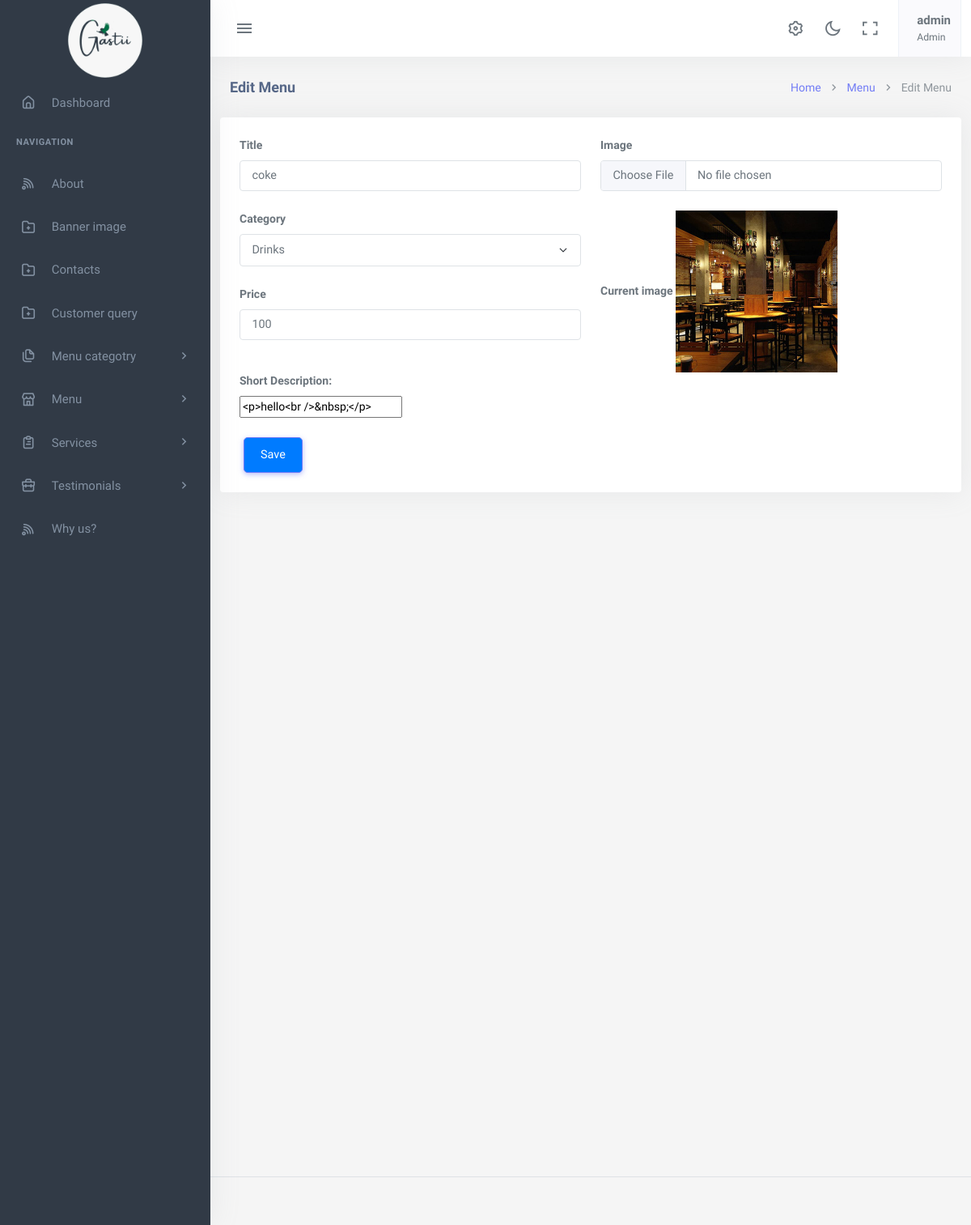
/menu/edit/coke/ (signed in), run on the app's committed database.
### app/models.py (models this page shows, shortened)
class Menu(models.Model):
    categori = models.ForeignKey(MenuCategories,on_delete=models.CASCADE ,related_name='categories')
    name = models.CharField(max_length=150)
    price = models.PositiveIntegerField()
    image = models.ImageField(upload_to='menuimage/')
    short_discriptions =RichTextField(max_length=150)
    item_slug = AutoSlugField(populate_from ='name', unique=True, default=None)
    class Meta:
        ordering= ['id',]

### app/views.py (the view, shortened to what this page needs)
# urls.py: path('menu/edit/<str:item_slug>/', views.MenuAddEditView.as_view(), name='menu-edit'),
@method_decorator([login_required(login_url='login'), superadmin_required], name='dispatch')
class MenuAddEditView(View):
    def get(self, request, item_slug=None):
        if item_slug:
            menu_item = get_object_or_404(Menu, item_slug=item_slug)
            form = MenuForm(instance=menu_item)
        else:
            form = MenuForm()
        return render(request, 'app/menu_edit.html', {'form': form})

### app/forms.py
class MenuForm(forms.ModelForm):
    short_discriptions = forms.CharField(widget=CKEditorWidget())
    class Meta:
        model = Menu
        fields = '__all__'

### app/templates/app/menu_edit.html (shortened to what this page needs)
{% extends 'app/base.html' %}
{% load static %}
{% block content %}
    <div class="content-page">
        <div class="content">
            <div class="container-fluid">
                <div class="row">
                    <div class="col-12">
                        <div class="page-title-box">
                            <div class="page-title-right">
                                <ol class="breadcrumb m-0">
                                    <li class="breadcrumb-item"><a href="{% url 'index'%}">Home</a></li>
                                    <li class="breadcrumb-item"><a href="{% url 'menu-list'%}">Menu</a></li>
                                    <li class="breadcrumb-item active">{% if form.instance.id %}Edit{% else %}Add{% endif %} Menu</li>
                                </ol>
                            </div>
                            <h4 class="page-title">Edit Menu</h4>
                        </div>
                    </div>
                </div>
            </div>
            <div class="card">
                <div class="card-body">
                    <form method="post" enctype="multipart/form-data" class="custom-form">
                        <div class="row">
                            <div class="col-md-6">
                                <div class="mb-3">
                                    <label class="form-label">Title</label>
                                    <input type="text" id="{{ form.name.id_for_label }}" class="form-control" name="{{ form.name.name }}" value="{% if form.instance.id %}{{ form.name.value }}{% endif %}">
                                </div>
                                <div class="mb-3">
                                    <label for="{{ form.categori.id_for_label }}" class="form-label">Category</label>
                                    <select id="{{ form.categori.id_for_label }}" class="form-select" name="{{ form.categori.name }}">
                                        {% for category in form.categori.field.queryset %}
                                        <option value="{{ category.pk }}" {% if category.pk == form.categori.value %}selected{% endif %}>
                                            {{ category.categori_name }}
                                        </option>
                                        {% endfor %}
                                    </select>
                                </div>
                                <div class="mb-3">
                                    <label for="{{ form.price.id_for_label }}" class="form-label">Price</label>
                                    <input type="number" id="{{ form.price.id_for_label }}" class="form-control" name="{{ form.price.name }}" value="{{ form.price.value }}">
                                </div>
                            </div>
                            <div class="col-md-6">
                                <div class="mb-3">
                                    <label for="{{ form.image.id_for_label }}" class="form-label">Image</label>
                                    <input type="file" id="{{ form.image.id_for_label }}" class="form-control" name="{{ form.image.name }}">
                                </div>
                                <div class="form-group">
                                    <label class="form-label">Current image</label>
                                    {% if form.instance.image %}
                                        <img src="{{ form.instance.image.url }}" style="max-height: 200px; max-width: 200px;" alt="Current image" class="current-image">
                                    {% else %}
                                        <p>No image available</p>
                                    {% endif %}
                                </div>
                            </div><br>
                            <div class="mb-3">
                                <label for="{{ form.short_discriptions.id_for_label }}" class="form-label">Short Description:</label>
                                <div class="form-group">
                                    {{ form.short_discriptions }}
                                </div>
                            </div>
                        </div>
                        <button type="submit" class="btn btn-primary">Save</button>
                    </form>
                </div>
            </div>
        </div>
    </div>
</div>
{% endblock %}

### app/templates/app/base.html (shortened to what this page needs)
{% load static %}
<!DOCTYPE html>
<html lang="en">
    <head>
        <link rel="stylesheet" href="{% static 'app/assets/vendor/jquery-toast-plugin/jquery.toast.min.css'%}">
        <link href="{% static 'app/assets/css/app-saas.min.css'%}" rel="stylesheet" type="text/css" id="app-style" />
        <link href="{% static 'app/assets/css/icons.min.css'%}" rel="stylesheet" type="text/css" />
        <link href="{% static 'app/assets/vendor/bootstrap-datepicker/css/bootstrap-datepicker.min.css'%}" rel="stylesheet" type="text/css" />
        <link href="{% static 'app/assets/vendor/select2/css/select2.min.css'%}" rel="stylesheet" type="text/css" />
        <link href="{% static 'app/assets/vendor/datatables.net-bs5/css/dataTables.bootstrap5.min.css'%}" rel="stylesheet" type="text/css" />
        <link href="{% static 'app/assets/vendor/datatables.net-responsive-bs5/css/responsive.bootstrap5.min.css'%}" rel="stylesheet" type="text/css" />
        <link href="{% static 'app/assets/css/app-saas.min.css'%}" rel="stylesheet" type="text/css" id="app-style" />
        <link href="{% static 'app/assets/css/icons.min.css'%}" rel="stylesheet" type="text/css" />
        <link href="{% static 'app/assets/vendor/quill/quill.core.css' %}" rel="stylesheet" type="text/css" />
        <link href="{% static 'app/assets/vendor/quill/quill.snow.css' %}" rel="stylesheet" type="text/css" />
        <link href="{% static 'app/assets/vendor/datatables.net-buttons-bs5/css/buttons.bootstrap5.min.css' %}" rel="stylesheet" type="text/css" />
        <link href="{% static 'app/assets/vendor/datatables.net-bs5/css/dataTables.bootstrap5.min.css'%}" rel="stylesheet" type="text/css" />
        <link href="{% static 'app/assets/vendor/datatables.net-responsive-bs5/css/responsive.bootstrap5.min.css'%}" rel="stylesheet" type="text/css" />
        <link href="{% static 'app/assets/vendor/datatables.net-fixedcolumns-bs5/css/fixedColumns.bootstrap5.min.css'%}" rel="stylesheet" type="text/css" />
        <link href="{% static 'app/assets/vendor/datatables.net-fixedheader-bs5/css/fixedHeader.bootstrap5.min.css'%}" rel="stylesheet" type="text/css" />
        <link href="{% static 'app/assets/vendor/datatables.net-buttons-bs5/css/buttons.bootstrap5.min.css'%}" rel="stylesheet" type="text/css" />
        <link href="{% static 'app/assets/vendor/datatables.net-select-bs5/css/select.bootstrap5.min.css'%}" rel="stylesheet" type="text/css" />
        <link href="{% static 'app/assets/css/app-saas.min.css'%}" rel="stylesheet" type="text/css" id="app-style" />
        <link href="{% static 'app/assets/css/icons.min.css'%}" rel="stylesheet" type="text/css" />
        <link href="{% static 'app/assets/vendor/simplemde/simplemde.min.css'%}" rel="stylesheet" type="text/css" />
    </head>
    <link rel="stylesheet" href="https://maxcdn.bootstrapcdn.com/font-awesome/4.7.0/css/font-awesome.min.css">
    <body>
        <div class="wrapper">
            <div class="navbar-custom">
                <div class="topbar container-fluid">
                    <div class="d-flex align-items-center gap-lg-2 gap-1">
                        <button class="button-toggle-menu">
                            <i class="mdi mdi-menu"></i>
                        </button>
                    </div>
                    <ul class="topbar-menu d-flex align-items-center gap-3">
                        <li class="d-none d-sm-inline-block">
                            <a class="nav-link" data-bs-toggle="offcanvas" href="#theme-settings-offcanvas">
                                <i class="ri-settings-3-line font-22"></i>
                            </a>
                        </li>
                        <li class="d-none d-sm-inline-block">
                            <div class="nav-link" id="light-dark-mode" data-bs-toggle="tooltip" data-bs-placement="left" title="Theme Mode">
                                <i class="ri-moon-line font-22"></i>
                            </div>
                        </li>
                        <li class="d-none d-md-inline-block">
                            <a class="nav-link" href="#" data-toggle="fullscreen">
                                <i class="ri-fullscreen-line font-22"></i>
                            </a>
                        </li>
                        <li class="dropdown">
                            <a class="nav-link dropdown-toggle arrow-none nav-user px-2" data-bs-toggle="dropdown" href="#" role="button" aria-haspopup="false" aria-expanded="false">
                                <span class="d-lg-flex flex-column gap-1 d-none">
                                    <h5 class="my-0"> {{request.user.username}}</h5>
                                    <h6 class="my-0 fw-normal">Admin</h6>
                                </span>
                            </a>
                        </li>
                    </ul>
                </div>
            </div>
            <div class="leftside-menu">
                <a href="#" class="logo logo-light">
                    <span class="logo-lg">
                        <img src="{% static 'app/assets/images/logo.png'%}" alt="logo" style="height: 100px;">
                    </span>
                </a>
                <div class="h-100" id="leftside-menu-container" data-simplebar>
                    <ul class="side-nav">
                        <li class="side-nav-item">
                            <a href="{%url 'index'%}" class="side-nav-link">
                                <i class="uil-home-alt"></i>
                                <span> Dashboard </span>
                            </a>
                        </li>
                        <li class="side-nav-title">Navigation</li>
                        <li class="side-nav-item">
                            <a href="{% url 'about-detail' pk=1 %}" class="side-nav-link">
                                <i class="uil-rss"></i>
                                <span> About </span>
                            </a>
                        </li>
                        <li class="side-nav-item">
                            <a href="{% url 'banner-detail' pk=1 %}" class="side-nav-link">
                                <i class="uil-folder-plus"></i>
                                <span>Banner image </span>
                            </a>
                        </li>
                        <li class="side-nav-item">
                            <a href="{% url 'contact-detail' pk=1 %}" class="side-nav-link">
                                <i class="uil-folder-plus"></i>
                                <span>Contacts</span>
                            </a>
                        </li>
                        <li class="side-nav-item">
                            <a href="{% url 'customer-query-list'%}" class="side-nav-link">
                                <i class="uil-folder-plus"></i>
                                <span>Customer query</span>
                            </a>
                        </li>
                        <li class="side-nav-item">
                            <a data-bs-toggle="collapse" href="#sidebarPages" aria-expanded="false" aria-controls="sidebarPages" class="side-nav-link">
                                <i class="uil-copy-alt"></i>
                                <span> Menu categotry</span>
                                <span class="menu-arrow"></span>
                            </a>
                        </li>
                        <li class="side-nav-item">
                            <a data-bs-toggle="collapse" href="#sidebarEcommerce" aria-expanded="false" aria-controls="sidebarEcommerce" class="side-nav-link">
                                <i class="uil-store"></i>
                                <span>Menu</span>
                                <span class="menu-arrow"></span>
                            </a>
                        </li>
                        <li class="side-nav-item">
                            <a data-bs-toggle="collapse" href="#sidebarTasks" aria-expanded="false" aria-controls="sidebarTasks" class="side-nav-link">
                                <i class="uil-clipboard-alt"></i>
                                <span> Services</span>
                                <span class="menu-arrow"></span>
                            </a>
                        </li>
                        <li class="side-nav-item">
                            <a data-bs-toggle="collapse" href="#sidebarProjects" aria-expanded="false" aria-controls="sidebarProjects" class="side-nav-link">
                                <i class="uil-briefcase"></i>
                                <span> Testimonials </span>
                                <span class="menu-arrow"></span>
                            </a>
                        </li>
                        <li class="side-nav-item">
                            <a href="{%url 'why_us-detail' pk=1%}" class="side-nav-link">
                                <i class="uil-rss"></i>
                                <span> Why us? </span>
                            </a>
                        </li>
                    </ul>
                </div>
            </div>
  {% block content %}
  {% endblock  %}
        <footer class="footer">
            <div class="container-fluid">
                <div class="row">
                    <div class="col-md-6">
                    </div>
                    <div class="col-md-6">
                    </div>
                </div>
            </div>
        </footer>
        </body>
    </html>

### app/templates/app/base.html (style rules this page uses)
.btn { margin: 0 5px; padding: 10px 20px; border-radius: 5px; cursor: pointer; }
.btn-primary { background-color: #007bff; color: #fff; }
select { word-wrap: normal; width: 567px; height: 40px; display: flex; border: 1px solid #ccc; }

### data on the page
Menu: name "coke", instance.image (picture), short_discriptions "<p>hello<br />&nbsp;</p>"

### other printed values
{{ request.user.username }} "admin"
form field categori "Drinks"
